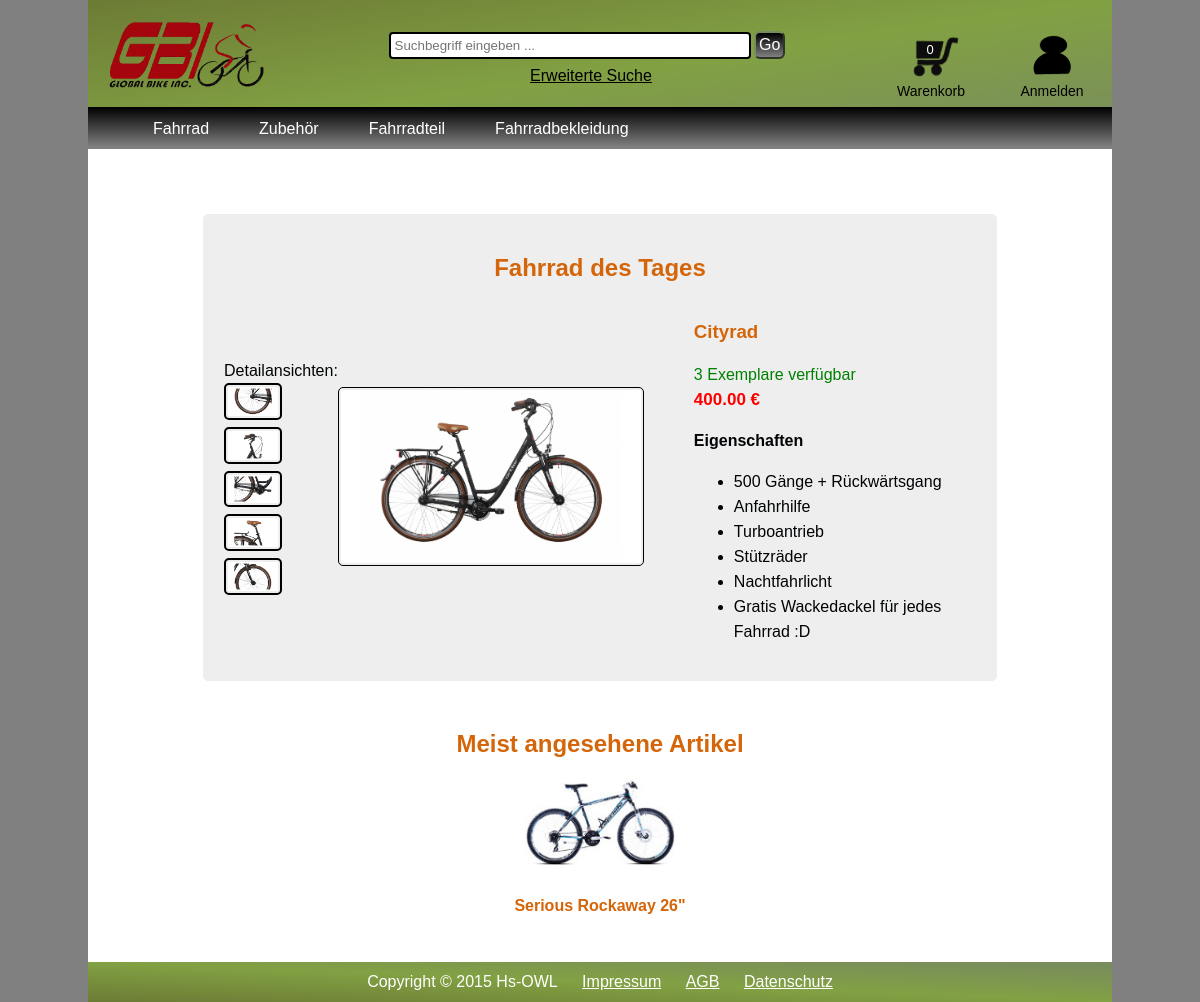
Before: / with the older database file.
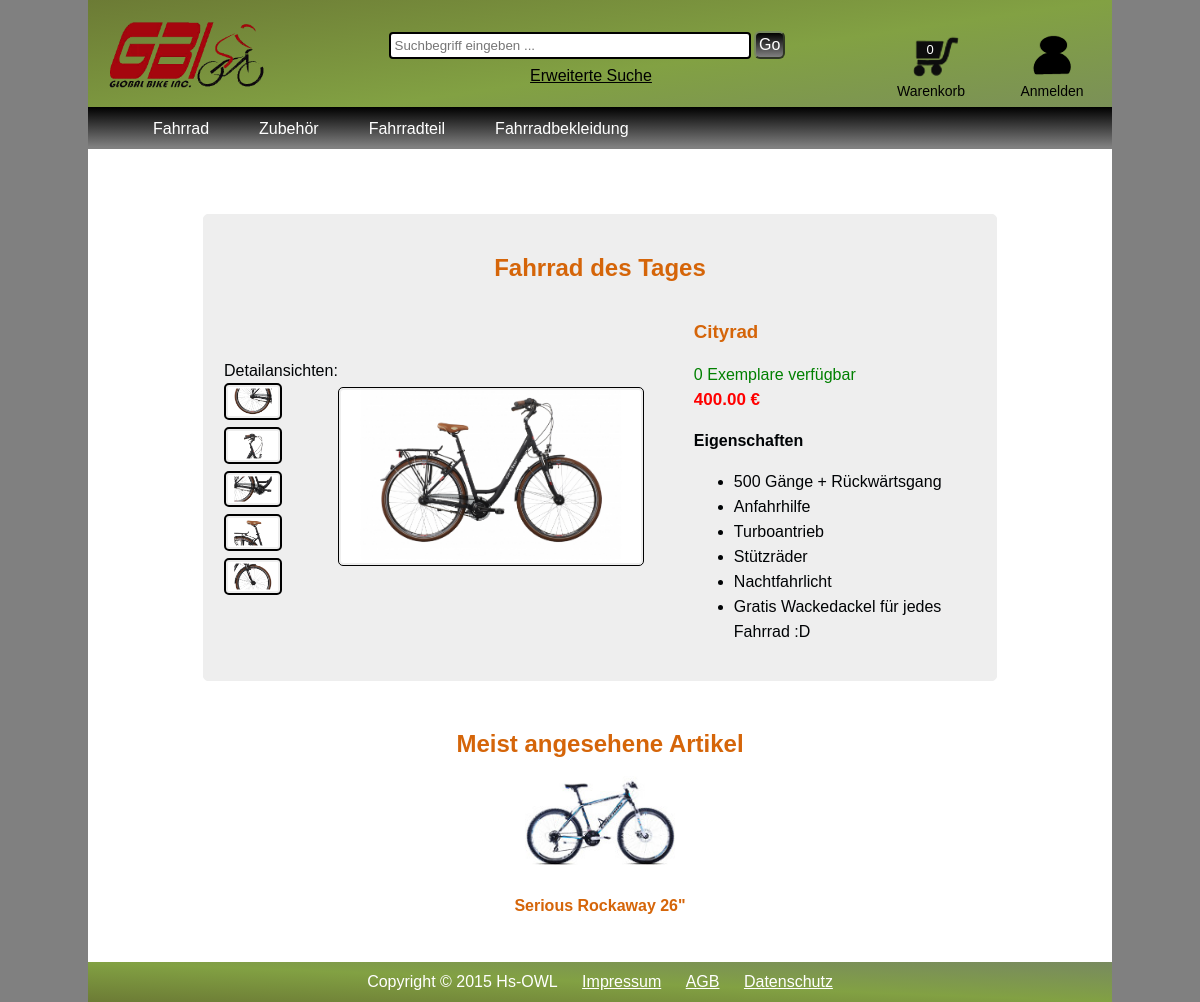
After: the same page with the newer database file.
### tables this page shows
CREATE TABLE `produktkategorie` (
  `PTId` int(11) NOT NULL AUTO_INCREMENT,
  `Bezeichnung` varchar(50) DEFAULT NULL,
  PRIMARY KEY (`PTId`)
);

CREATE TABLE `produkte` (
  `PId` varchar(11) NOT NULL,
  `Artikel des Tages` varchar(4) DEFAULT NULL,
  `Beschreibung` text,
  `bauart` int(11) DEFAULT NULL,
  `Preis` float(6,2) DEFAULT NULL,
  `Stand` datetime DEFAULT NULL,
  `Farbe` varchar(20) DEFAULT NULL,
  `Bezeichnung` varchar(50) DEFAULT NULL,
  `Verfuegbare Menge` int(11) DEFAULT NULL,
  `Menge Besuche` int(11) DEFAULT NULL,
  `geloescht` varchar(4) DEFAULT NULL,
  `produktkategorie` int(11) DEFAULT NULL,
  `preis_alt` float(5,2) DEFAULT NULL,
  `groesse` tinyint(3) DEFAULT NULL,
  `bauvariante` varchar(9) DEFAULT NULL,
  `marke` varchar(50) DEFAULT NULL,
  `Eigenschaften` text,
  PRIMARY KEY (`PId`),
  KEY `bauart` (`bauart`),
  KEY `produktkategorie` (`produktkategorie`),
  CONSTRAINT `produkte_ibfk_1` FOREIGN KEY (`bauart`) REFERENCES `bauart` (`BId`),
  CONSTRAINT `produkte_ibfk_2` FOREIGN KEY (`produktkategorie`) REFERENCES `produktkategorie` (`PTId`)
);

CREATE TABLE `produktbilder` (
  `BId` int(11) NOT NULL AUTO_INCREMENT,
  `Art` enum('Liste','Produktbild','Detail') DEFAULT NULL,
  `Pfad` text,
  `PId` varchar(11) DEFAULT NULL,
  `geloescht` enum('nein','ja') DEFAULT 'nein',
  PRIMARY KEY (`BId`),
  KEY `PId` (`PId`),
  CONSTRAINT `produktbilder_ibfk_1` FOREIGN KEY (`PId`) REFERENCES `produkte` (`PId`)
);

CREATE TABLE `bauart` (
  `BId` int(11) NOT NULL AUTO_INCREMENT,
  `Bezeichnung` varchar(50) DEFAULT NULL,
  PRIMARY KEY (`BId`)
);

### config.php.inc (called while the page is built, shortened)
<?php
	$benutzername = 'root';
	$passwort = '';
	$datenbank = 'webshop';
	$server = '127.0.0.1';

### Classes/datenbank.php.inc (called while the page is built, shortened)
<?php
	function datenbank_verbindung_aufbauen()
	{
		global $zugriffsmodul;
		global $benutzername;
		global $passwort;
		global $server;
		global $datenbank;
		$con = new Datenbank ($zugriffsmodul, $server, $benutzername, $passwort, $datenbank);
		return $con;
	}
	class Datenbank
	{
		private $db_session;
		private $benutzername;
		private $passwort;
		private $server;
		private $datenbank;
		function __construct ($zugriffsmodul, $server, $benutzername, $passwort, $datenbank )
		{
			$this->db_session = "";
			$this->benutzername = $benutzername;
			$this->passwort = $passwort;
			$this->server = $server;
			$this->datenbank = $datenbank;
		}
		public function db_connect()
		{
			$con = new mysqli( $this->server, $this->benutzername, $this->passwort, $this->datenbank );
			$con->set_charset("utf8");
			$this->db_session = $con;
			return $con;
		}
		public function db_real_escape_string ($string)
		{
			$new_value = $this->db_session->real_escape_string ( $string );
			return $new_value;
		}
		public function db_query( $anweisung )
		{
			$this->query_result = $this->db_session->query ( $anweisung );
			return $this->query_result;
		}
		public function db_fetch_object($result)
		{
			$result = $result->fetch_object();
			return $result;
		}
		public function db_fetch_array($result)
		{
			$result =  $result->fetch_array();
			return $result;
		}
	}
?>

### Classes/navigation.php.inc (called while the page is built, shortened)
<?php
class Navigation extends  Artikelauflistung{
	public function erstelle_array_kategorien(){
		$db = datenbank_verbindung_aufbauen();
		$query = "select PTId, Bezeichnung from produktkategorie";
		$result = $db->db_query($query);
		$kategorien = array();
		$i = 0;
		while($werte = $db->db_fetch_object($result)){
			$kategorien[$i] = $werte;
			$i++;
		}
		return  $kategorien;
	}
	public function erstelle_array_bauart(){
		$db = datenbank_verbindung_aufbauen();
		$query = "select BId, Bezeichnung from bauart";
		$result = $db->db_query($query);
		$bauarten = array();
		$i = 0;
		while($werte = $db->db_fetch_object($result)){
			$bauarten[$i] = $werte;
			$i++;
		}
		return  $bauarten;
	}
}
?>

### Classes/artikel.php.inc (called while the page is built, shortened)
<?php
	class Artikelauflistung{
?>
<?php
		protected function anfangszeilenSQLQuery(){
			$query = "
						select
							distinct p.Bezeichnung bezeichnung,
							b.Bezeichnung kategorie,
							`Verfuegbare Menge` exemplare,
							Preis preis,
							preis_alt,
							sterne1,
							sterne2,
							sterne3,
							sterne4,
							sterne5,
							p.PId,
							pb.Pfad bild
						from
							produkte p
								left join bauart b on (b.BId = p.bauart)
								left join produktkategorie pk on (pk.PTId = p.produktkategorie)
								left join ( select count(*) sterne1, PId from kommentare where bewertung = '1' and geloescht = 'nein' group by PId ) s1 using (PId)
								left join ( select count(*) sterne2, PId from kommentare where bewertung = '2' and geloescht = 'nein' group by PId ) s2 using (PId)
								left join ( select count(*) sterne3, PId from kommentare where bewertung = '3' and geloescht = 'nein' group by PId ) s3 using (PId)
								left join ( select count(*) sterne4, PId from kommentare where bewertung = '4' and geloescht = 'nein' group by PId ) s4 using (PId)
								left join ( select count(*) sterne5, PId from kommentare where bewertung = '5' and geloescht = 'nein' group by PId ) s5 using (PId)
								left join produktbilder pb using (PId)
						where
							(pb.Art = 'Liste' or pb.Art is null)
				";
			return $query;
		}
	}
?>

### Classes/ArtikelDesTages.php.inc (called while the page is built, shortened)
<?php
class ArtikelDesTages extends ArtikelDetails {
	public function ArtikelDesTagesPIdSuchen(){
		$db = datenbank_verbindung_aufbauen();
		$query = "select PId
		from
		produkte
		where `Artikel des Tages` = 'ja' ";
		$result = $db->db_query($query);
		$werte = "";
		while ($db_werte = $db->db_fetch_object($result)){
		$werte = $db_werte->PId;
		}
		return $werte;
	}
}
?>

### Classes/ArtikelDetails.php.inc (called while the page is built, shortened)
<?php
class ArtikelDetails extends  Artikelauflistung{
	public function beschreibungAnzeigen($pid){
		$db = datenbank_verbindung_aufbauen();
		$pid=$db->db_real_escape_string($pid);
		$query = "select
					 Beschreibung, `Verfuegbare Menge` as Menge, Preis, bauart.Bezeichnung as bauart, produkte.Bezeichnung as Bezeichnung
				from
					produkte
					left join bauart ON (produkte.bauart = bauart.BId)
				where pid = '$pid' ";
		$result = $db->db_query($query);
		$werte = "";
		while ($db_werte = $db->db_fetch_object($result)){
			$werte = $db_werte;
		}
		return $werte;
	}
	public function produktbildAnzeigen($pid){
		$db = datenbank_verbindung_aufbauen();
		$pid=$db->db_real_escape_string($pid);
		$query = "select
		Pfad
		from
		produktbilder
		where pid = '$pid' AND geloescht = 'nein' ANd Art = 'Produktbild'  ";
		$result = $db->db_query($query);
		$wert = "";
		while ($db_wert = $db->db_fetch_object($result)){
		$wert = $db_wert->Pfad;
	}
		return $wert;
	}
	public function DetailbilderAnzeigen($pid){
		$db = datenbank_verbindung_aufbauen();
		$pid=$db->db_real_escape_string($pid);
		$query = "select
		Pfad
		from
		produktbilder
		where pid = '$pid' AND geloescht = 'nein' ANd Art = 'Detail'  ";
		$result = $db->db_query($query);
		$werte = array();
		$i= 0;
		while ($db_werte = $db->db_fetch_object($result)){
			$werte[$i] = $db_werte->Pfad;
			$i ++;
		}
		return $werte;
	}
	public function EigenschaftenAnzeigen($pid){
		$db = datenbank_verbindung_aufbauen();
		$pid=$db->db_real_escape_string($pid);
		$query = "select
		Eigenschaften
		from
		produkte
		where pid = '$pid'";
		$result = $db->db_query($query);
		$werte = array();
		while ($db_werte = $db->db_fetch_array($result)){
			$eigenschaften = $db_werte[0];
			$werte = explode (";",$eigenschaften);
		}
		return $werte;
	}
}
?>

### Classes/MeistAngeseheneArtikel.php.inc (called while the page is built, shortened)
<?php
class MeistAngeseheneArtikel {
	public function MeistAngeseheneArtikelAnzeigen () {
		$db = datenbank_verbindung_aufbauen();
		$query = "select
					 Bezeichnung, Pfad, produkte.PId as PId
				from
					produkte
					left join produktbilder ON (produkte.PId = produktbilder.PId)
				where produktbilder.Art ='Liste' AND (`Artikel des Tages`!= 'ja' OR `Artikel des Tages` is NULL)
				order by `Menge Besuche` DESC
				limit 0,4";
		$result = $db->db_query($query);
		$werte = array();
		$i= 0;
		while ($db_werte = $db->db_fetch_object($result)){
			$werte[$i] = $db_werte;
			$i ++;
		}
		return $werte;
	}
}
?>

### index.php (the view, shortened to what the rows shown need)
<!DOCTYPE html>
<html lang="de">
<head>
<link rel="stylesheet" href="Styles/style.css" type="text/css" />
<link rel="stylesheet" href="Styles/lightbox.css">
</head>
<body class="body">
	<?php
	include_once './Classes/meldungsfenster.php.inc';
	include_once './Classes/datenbank.php.inc';
	include_once 'Classes/artikel.php.inc';
	include_once 'Classes/navigation.php.inc';
	?>
	<header class="mainHeader">
		<nav class="nav">
			<ul class="navigation">
        	<?php
									$navi = new Navigation ();
									$arr_kategorie = $navi->erstelle_array_kategorien ();
									for($i = 0; $i < count ( $arr_kategorie ); $i ++) {
										$kategorie = $arr_kategorie [$i];
										if ($i != 0) {
											echo '<li><a href="./?page=uebersicht&PTId=' . htmlspecialchars ( $kategorie->PTId, ENT_QUOTES, 'UTF-8' ) . '">' . htmlspecialchars ( $kategorie->Bezeichnung, ENT_QUOTES, 'UTF-8' ) . '</a></li>';
										} else {
											echo '<li><a href="./?page=#">' . htmlspecialchars ( $kategorie->Bezeichnung, ENT_QUOTES, 'UTF-8' ) . '</a>';
										}
									}
									?>
        </ul>
		</nav>
    </header>
	<div class="mainContent">
		<div class="content">
			<?php
			include "./Funktions/PHP/set_page.php.inc";
			?>
        </div>
	</div>
</body>
</html>

### Pages/startseite.php.inc (shortened to what the rows shown need)
<?php
include_once 'Classes/ArtikelDesTages.php.inc';
include_once 'Classes/MeistAngeseheneArtikel.php.inc';
$artikelDesTages = new ArtikelDesTages();
$meistAngesheneArtikel = new MeistAngeseheneArtikel();
$ArtikelDesTagesPId= $artikelDesTages->ArtikelDesTagesPIdSuchen();
?>
<div class = "startseite">
<article class="detailContent artikelDesTages">
    <header>
        <h2>Fahrrad des Tages</h2>
    </header>
    <content>
    <div class="detailLeft">
    	Detailansichten:
    		<div class="detailCell">
    		<?php
    		foreach ($artikelDesTages->DetailbilderAnzeigen($ArtikelDesTagesPId) AS $PfadDetailbild) {
    			echo '<a href= "'.$PfadDetailbild.'"  data-lightbox="Produktbilder"> <img src="'.$PfadDetailbild.'" alt="Detail" class="BildMustermodellMinatur" /> </a>';
    		}
    		?>
    		</div>
    </div>
    	<div class= "detailMiddle">
    	<?php
    	$artikel = $artikelDesTages->beschreibungAnzeigen($ArtikelDesTagesPId);
    	if ($artikelDesTages->produktbildAnzeigen($ArtikelDesTagesPId)!=""){
    	echo '<a href="./?page=produkt&pid='.htmlspecialchars($ArtikelDesTagesPId,ENT_QUOTES,'UTF-8').'" title="'.htmlspecialchars($artikel->bauart,ENT_QUOTES,'UTF-8').'">';
    	?>
    	<img src="
    		<?php
    		echo $artikelDesTages->produktbildAnzeigen($ArtikelDesTagesPId);
    		?>" alt="
    		<?php
    		echo htmlspecialchars($artikel->Bezeichnung,ENT_QUOTES,'UTF-8');
    		?>
    		" class="BildMustermodell" />
    		<?php
    			echo "</a>";}
    		?>
    		</div>
    	<div class="detailContentText">
    		<?php
					$artikel = $artikelDesTages->beschreibungAnzeigen($ArtikelDesTagesPId);
					echo  '<span id="bauart" > <h3><a href="./?page=produkt&pid='.htmlspecialchars($ArtikelDesTagesPId,ENT_QUOTES,'UTF-8').'" title="'.htmlspecialchars($artikel->bauart,ENT_QUOTES,'UTF-8').'">'.htmlspecialchars($artikel->bauart,ENT_QUOTES,'UTF-8').'</a> </h3> </span>'
					?>
    		<div class="menge_exemplare_gruen">
    			<?php
					$artikel = $artikelDesTages->beschreibungAnzeigen($ArtikelDesTagesPId);
					echo '<span id="exemplare_auf_lager" >'.htmlspecialchars($artikel->Menge,ENT_QUOTES,'UTF-8').'</span> Exemplare verfügbar';
				?>
    		</div>
    		<div class="listeneintrag_auflistung_preis" >
    			<?php
					$artikel = $artikelDesTages->beschreibungAnzeigen($ArtikelDesTagesPId);
					echo '<span id="preis" >'.htmlspecialchars($artikel->Preis,ENT_QUOTES,'UTF-8').'</span> €';
					?>
    		</div>
	        <?php
	        $eigenschaften = $artikelDesTages ->EigenschaftenAnzeigen($ArtikelDesTagesPId) ;
	        if (count($eigenschaften)>0) {
	        	if (count($eigenschaften)==1 && $eigenschaften[0]=="") {
	        	}else {
	        	echo '<p><strong>Eigenschaften</strong></p>
        				<ul type="disc">';
	        	foreach ($eigenschaften as $eigenschaft){
	        		echo '<li>'.htmlspecialchars($eigenschaft,ENT_QUOTES,'UTF-8').'</li>';
	        	}
	        	echo '</ul>';
	        	}
	        }
	        ?>
    	</div>
    </content>
</article>
<article class="bottomContent">
    <header>
        <h2>Meist angesehene Artikel</h2>
    </header>
    <content>
    <div class="BottomContentContainer">
    	<div class="BottomContentTableRow">
    		<?php
    		foreach ($meistAngesheneArtikel->MeistAngeseheneArtikelAnzeigen() as $angeseheneArtikel){
    			$pfad = $angeseheneArtikel->Pfad;
    			$bezeichnung = htmlspecialchars($angeseheneArtikel->Bezeichnung,ENT_QUOTES,'UTF-8');
    			$pid= $angeseheneArtikel->PId;
    			echo '<div class="articleCell"><a href="./?page=produkt&pid='.$pid.'" title="'.$bezeichnung.'"><img src="'.$pfad.'" alt="'.$bezeichnung.'" class="BildMustermodellKlein" </a>
        		<h4><a href="./?page=produkt&pid='.$pid.'" title="'.$bezeichnung.'">'.$bezeichnung.'</a></h4></div>';
    		}
    		?>
        </div>
    </content>
</article>
</div>

Changed rows visible on the page:
changed produkte "Cityrad": Verfuegbare Menge "3" → "0"
